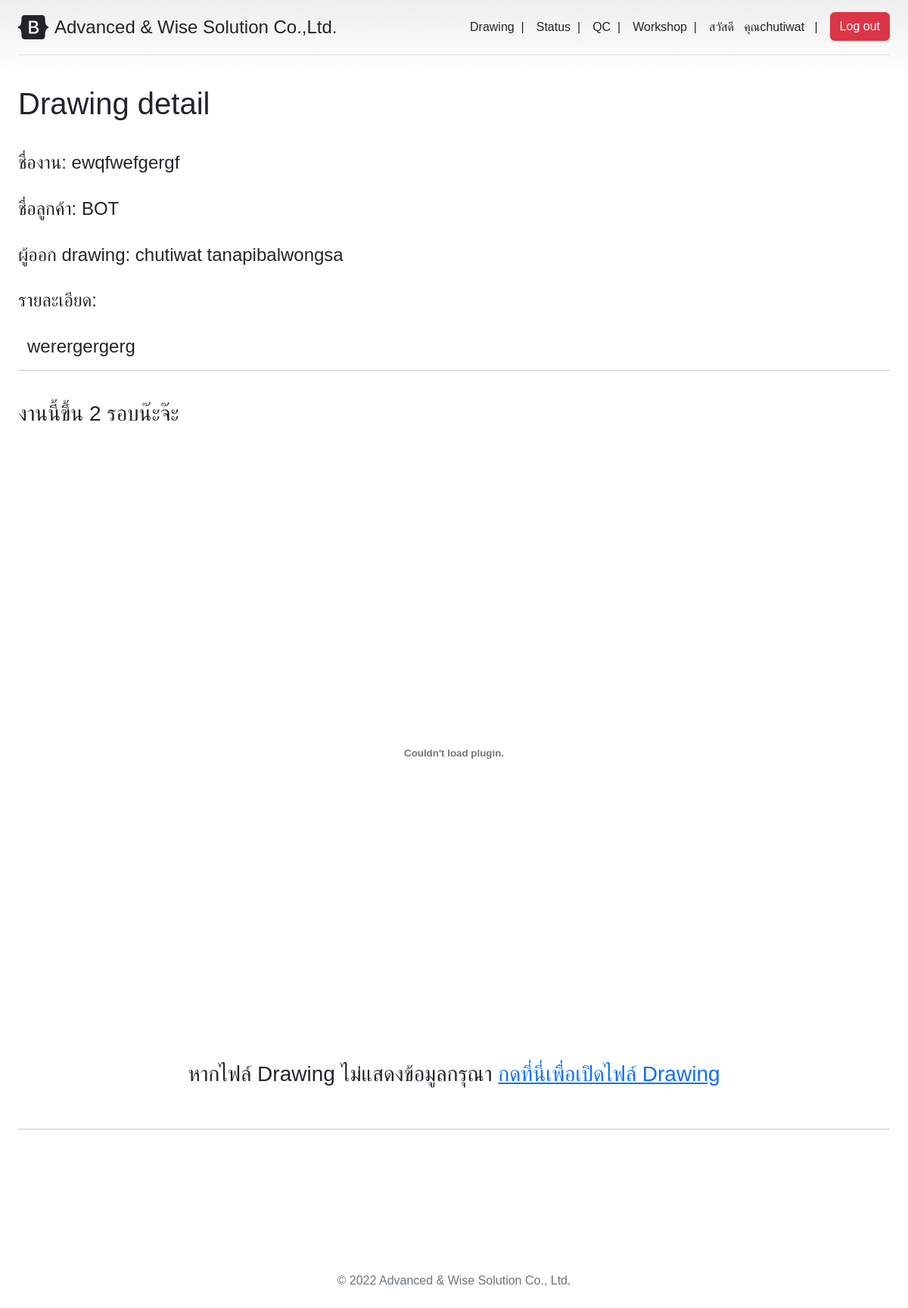
Screenshot of /aws-system-intranet/workshop-detail/40 (signed in) with the database file from the repository.
### design_section/models.py (models this page shows, shortened)
class JobTiltle(models.Model):
    title = models.CharField(max_length=200) #next time will link with PO
    description = models.TextField(null=True, blank=True)
    submit_date = models.DateTimeField(null=True, blank=True)
    process_date = models.DateTimeField(null=True, blank=True)
    finish_date = models.DateTimeField(null=True, blank=True)
    customer = models.ForeignKey(Customers, on_delete=models.DO_NOTHING)
    def __str__(self):
        text = str(self.pk) + '.' + str(self.title)
        return text

class FileDetail(models.Model):
    detail = models.TextField(null=True, blank=True)
    name = models.CharField(max_length=200)
    status = models.CharField(max_length=40)   #waiting,processing, QC, repair, reject, finished, canceled
    submit_datetime = models.DateTimeField(null=True, blank=True)

### customer_section/models.py (models this page shows, shortened)
class Customers(models.Model):
    full_name = models.CharField(max_length=100)
    initial_name = models.CharField(max_length=10, null=True, blank=True)
    address = models.TextField(null=True, blank=True)
    telephone = models.CharField(max_length=20, null=True, blank=True)
    email = models.EmailField(max_length=250, null=True, blank=True)

### workshop_section/views.py (the view, shortened to what this page needs)
# urls.py: path('workshop-detail/<int:drawing_id>', ShowDrawingDetail, name='workshop-detail-page'),
@login_required
def ShowDrawingDetail(request, drawing_id):
    context = {}
    picture_list=[]
    technicians=[]
    login_user_position_list = []
    date_time = datetime.datetime.now()
    data = request.POST.copy()
    login_username = request.user.username
    user_detail = User.objects.get(username=login_username)
    employee_profile = EmployeeProfile.objects.get(user = user_detail.pk)
    position_list = ProfilePosition.objects.filter(profile_id = employee_profile.pk)
    for user_position in position_list:
        position_name = CompanyPosition.objects.get(pk=user_position.position_id.pk)
        login_user_position_list = np.append(login_user_position_list,position_name.position_name)
    if len(login_user_position_list) != 0:
        context['position_list'] = login_user_position_list
        context['position_status'] = True
    else:
        context['position_status'] = False
    drawing_file = DrawingFile.objects.get(pk=drawing_id)
    print(drawing_file)
    job_file = JobFile.objects.get(drawing_id=drawing_file.pk)
    print(job_file.job_id)
    job_title = JobTiltle.objects.get(pk=job_file.job_id.pk)
    print(job_title)
    customer = Customers.objects.get(pk=job_title.customer.pk)
    pictures_id = JobFile.objects.filter(job_id=job_file.job_id.pk)
    user_job = UserJob.objects.get(job_id=job_title.pk)
    draftsman = User.objects.get(username=user_job.user_id.username)
    draftsman_full_name = draftsman.first_name + ' ' + draftsman.last_name
    try:
        drawing_detail = DrawingDetail.objects.get(drawing_id=drawing_file.pk)
        file_drawing_detail = FileDetail.objects.get(pk=drawing_detail.detail_id.pk)
        drawing_description = file_drawing_detail.detail
    except:
        drawing_description = "No drawing description."
    selected_drawing = {
        "title":job_title.title,
        "customer":customer.initial_name,
        "draftsman":draftsman_full_name,
        "detail":drawing_description,
        "path":drawing_file.path,
        "drawing_description":drawing_description,
        "status":drawing_file.status
    }
    for picture_id in pictures_id:
        if picture_id.picture_id:
            print('picture id is ')
            print(picture_id.picture_id)
            picture_file = PictureFile.objects.get(pk=picture_id.picture_id.pk)
            print(picture_file.pk)
            try:
                picture_detail = PictureDetail.objects.get(picture_id=picture_file)
                print(picture_detail)
                file_pic_detail = FileDetail.objects.get(pk=picture_detail.detail_id.pk)
                picture_description = file_pic_detail.detail
            except:
                picture_description = "No picture description."
            picture_json = {
                "picture_path":picture_file.path,
                "picture_description":picture_description
            }
            print(picture_json)
            picture_list=np.append(picture_list,picture_json)
    company_position = CompanyPosition.objects.get(position_name="technician")
    profiles_position = ProfilePosition.objects.filter(position_id=company_position.pk)
    for profile_position in profiles_position:
        employee_profile = EmployeeProfile.objects.get(pk=profile_position.profile_id.pk)
        technician_full_name = str(employee_profile.user.pk) + '.' + employee_profile.user.first_name + ' ' + employee_profile.user.last_name
        technicians = np.append(technicians,technician_full_name)
    context['drawing_detail'] = selected_drawing
    context['pictures'] = picture_list
    context['technicians'] = technicians
    context['description'] = job_title.description
    return render(request, 'workshop_section/workshop_detail-page.html', context)

### design_section/models.py (called while the page is built)
    def __str__(self):
        text = str(self.pk) + '.' + str(self.name)
        return text

### workshop_section/template/workshop_section/workshop_detail-page.html (shortened to what this page needs)
{% extends 'workshop_section/workshop_section-base.html' %}
{% block workshop-main-content %}
  <main class="form-group w-60 m-auto">
    <h1 class="h1 mb-3 fw-normal">Drawing detail</h1>
    <br>
    {% if drawing_detail.title %}
      <h3 class="h4">ชื่องาน: {{ drawing_detail.title }}</h3>
      <br>
      <h3 class="h4">ชื่อลูกค้า: {{ drawing_detail.customer }}</h3>
      <br>
      <h3 class="h4">ผู้ออก drawing: {{ drawing_detail.draftsman }}</h3>
      <br>
      <h3 class="h4">รายละเอียด:</h3>
      <br>
      <div class="container-fluid">
        <h3 class="h4">{{ description }}</h3>
      </div>
      <hr>
      <br>
      {% if drawing_detail.path %}
      <h1 class="h3">{{ drawing_detail.drawing_description }}</h1>
      <center>
        <br>
        <embed src="{{ drawing_detail.path.url }}" type="application/pdf" view="Fit" width="100%" height="800px"></embed>
        <h1 class="h3">
          <p>หากไฟล์ Drawing ไม่แสดงข้อมูลกรุณา <a href="{{ drawing_detail.path.url }}" target="_blank">กดที่นี่เพื่อเปิดไฟล์ Drawing</a></p>
        </h1>
      </center>
        <br><hr><br>
          <div class="container-fluid form-group" style="text-align: center; justify-content: right; padding-top: 10px; padding-bottom: 10px;">
          </div>
      {% endif %}
    {% endif %}
  </main>
{% endblock workshop-main-content %}

### workshop_section/template/workshop_section/workshop_section-base.html (shortened to what this page needs)
{% load static %}
<!doctype html>
<html lang="en">
  <head>
    <link href="{% static 'css/bootstrap_min.css' %}" rel="stylesheet">
    <link href="{% static 'css/pricing.css' %}" rel="stylesheet">
    <link href="{% static 'css/MyCss.css' %}" rel="stylesheet" type="text/css">
  </head>
  <body>
    <div class="container-fluid py-3">
      <div class="container-fluid">
        <header>
            <div class="d-flex flex-column flex-md-row align-items-center pb-3 mb-4 border-bottom">
              <a href="/" class="d-flex align-items-center text-dark text-decoration-none">
                <span class="fs-4">Advanced & Wise Solution Co.,Ltd.</span>
              </a>
              <nav class="d-inline-flex mt-2 mt-md-0 ms-md-auto">
                {% if user.is_authenticated %}
                  {% if position_status == True %}
                    {% for position in position_list %}
                      {% if position == 'technician' %}
                        <a class="me-3 py-2 text-dark text-decoration-none" href="/aws-system-intranet/workshop-home/" >Workshop&nbsp;&nbsp;|</a>
                      {% endif %}
                      {% if position == 'quality control' %}
                        <a class="me-3 py-2 text-dark text-decoration-none" href="/aws-system-intranet/qc-home/" >QC&nbsp;&nbsp;|</a>
                      {% endif %}
                      {% if position == 'draftsman' %}
                        <a class="me-3 py-2 text-dark text-decoration-none" href="/aws-system-intranet/drawing-upload/" >Drawing&nbsp;&nbsp;|</a>
                      {% endif %}
                      {% if position == 'draftsman' %}
                        <a class="me-3 py-2 text-dark text-decoration-none" href="/aws-system-intranet/drawing-status/" >Status&nbsp;&nbsp;|</a>
                      {% endif %}
                    {% endfor %}
                  {% endif %}
                  <a class="me-3 py-2 text-dark text-decoration-none" href="{% url 'aws-system-home' %}" >สวัสดี &nbsp; คุณ{{ request.user.first_name }} &nbsp;&nbsp;|</a>
                  <form method="POST" action='{% url "logout-page" %}' novalidate>
                    <button type="submit" class="btn btn-danger">Log out</button>
                  </form>
                {% endif %}
              </nav>
            </div>
        </header>
      </div>
      <div class="container-fluid py-3">
        {% block workshop-main-content %}
        {% endblock workshop-main-content %}
      </div>
    </div>
  </body>
  <footer class="my-5 pt-5 text-muted text-center text-small">
    <p class="mb-1">&copy; 2022 Advanced & Wise Solution Co., Ltd.</p>
  </footer>
</html>

### static/css/pricing.css (style rules this page uses)
body { background-image: linear-gradient(180deg, #eee, #fff 100px, #fff); }

### workshop_section/template/workshop_section/workshop_section-base.html (style rules this page uses)
body { min-height: 100vh; font-family: Arial; }

### rows the page displays
JobTiltle: title "ewqfwefgergf", description "werergergerg"
Customers: customer "BOT"
FileDetail: drawing_description "งานนี้ขึ้น 2 รอบน๊ะจ๊ะ"

### other values shown
{{ request.user.first_name }} "chutiwat"
{{ drawing_detail.draftsman }} "chutiwat tanapibalwongsa"
